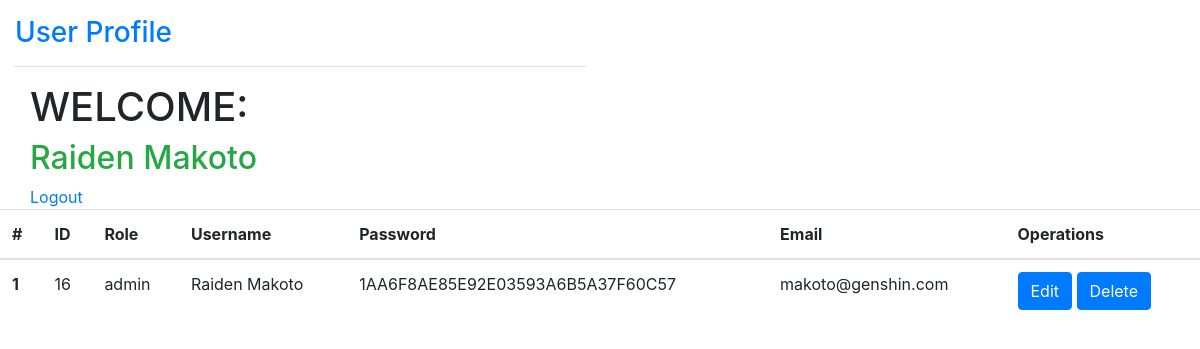
The page /FYP/userProfile.php (signed in) on the database its author committed.
### tables this page shows
CREATE TABLE IF NOT EXISTS `users` (
  `id` int NOT NULL AUTO_INCREMENT,
  `role` enum('member','teacher','committee','admin') NOT NULL,
  `username` varchar(50) NOT NULL,
  `password` varchar(50) NOT NULL,
  `email` varchar(50) NOT NULL,
  PRIMARY KEY (`id`)
);

### FYP/userProfile.php (the view, shortened to what this page needs)
<!DOCTYPE html>
<?php
include ('includes/database.php');
?>
<html lang="en">
	<head>
        <link rel="stylesheet" href="https://cdn.jsdelivr.net/npm/bootstrap@4.6.1/dist/css/bootstrap.min.css">
	</head>
<body>
	<nav class="navbar navbar-default">
	</nav>
	<div class="col-md-6 well">
		<h3 class="text-primary">User Profile</h3>
		<hr style="border-top:1px dotted #ccc;"/>
		<div class="col-md-6">
			<h1>WELCOME:</h1>
			<?php echo "<h2 class='text-success'>".$_SESSION['username']."</h2>"; ?>
			<a href="logout.php">Logout</a>
		</div>
	</div>
    <table class="table">
        <thead>
            <tr>
                <th scope="col">#</th>
                <th scope="col">ID</th>
                <th scope="col">Role</th>
                <th scope="col">Username</th>
                <th scope="col">Password</th>
                <th scope="col">Email</th>
                <th scope="col">Operations</th>
            </tr>
        </thead>
        <tbody>
            <?php
            $id = intval($_SESSION["id"]);
            $sql = "SELECT * FROM users WHERE id='$id'";
            $result = mysqli_query($conn, $sql);
            $counter = 1;
            while($row = mysqli_fetch_assoc($result)) {
            ?>
            <tr>
                <th scope="row"><?php echo $counter++; ?></th>
                <td><?php echo $row["id"]; ?></td>
                <td><?php echo $row["role"]; ?></td>
                <td><?php echo $row["username"] ?></td>
                <td><?php echo $row["password"]; ?></td>
                <td><?php echo $row["email"]; ?></td>
                <td>
                    <a href="editprofile.php?id=<?php echo $row["id"]; ?>" class="btn btn-primary">Edit</a>
                    <a href="deleteProfile.php?id=<?php echo $row["id"]; ?>" class="btn btn-primary">Delete</a>
                </td>
            </tr>
            <?php } ?>
        </tbody>
        </table>
  </body>
</html>
</body>
</html>

### rows shown on the page
users: id "16", role "admin", username "Raiden Makoto", password "1AA6F8AE85E92E03593A6B5A37F60C57", email "makoto@genshin.com"

### other values the page prints
$_SESSION['username'] "Raiden Makoto"
